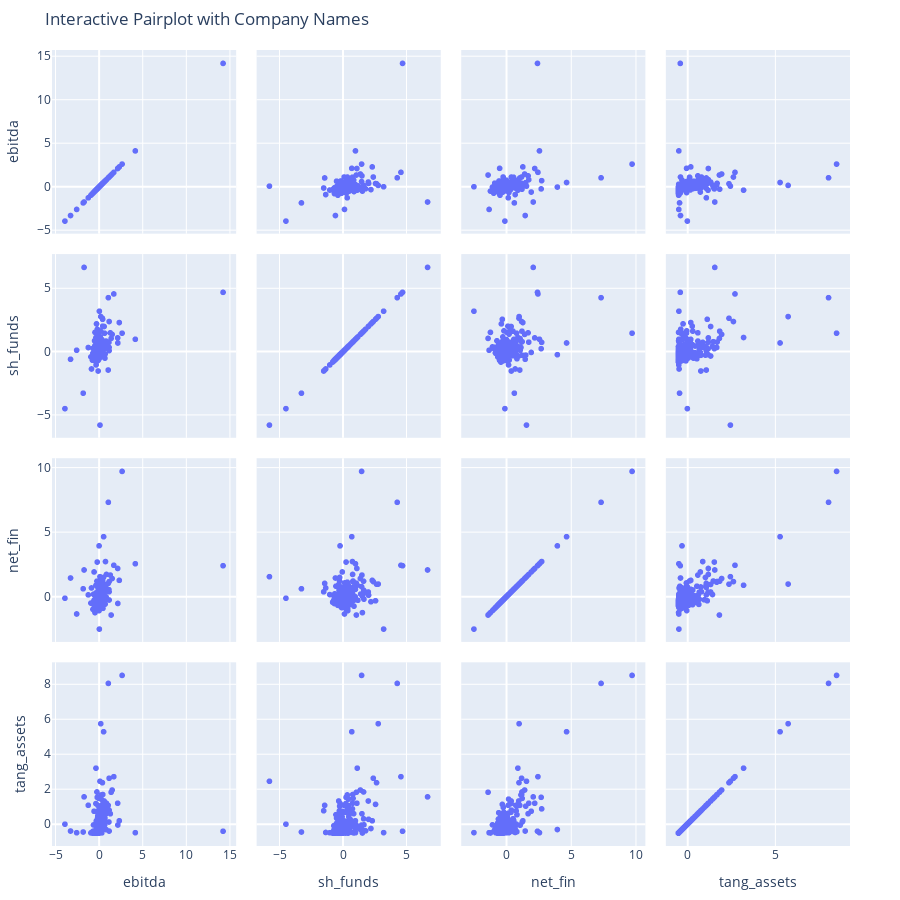

The notebook cell saved with this chart:
### Markdown cell above
# Pairplots

### Code cell
import plotly.express as px

# Select only numerical columns and include company name for hover info
selected_columns = ["name", "ebitda", "sh_funds", "net_fin", "tang_assets"]
df_selected = df[selected_columns]

# Create the scatter matrix with square aspect ratio
fig = px.scatter_matrix(
    df_selected,
    dimensions=["ebitda", "sh_funds", "net_fin", "tang_assets"],  # Numerical features
    hover_name="name",  # Show company name on hover
    title="Interactive Pairplot with Company Names",
)

# Set square layout by adjusting figure size
fig.update_layout(
    autosize=False,
    width=plot_size[0]*plotly_conv,  # Set width
    height=plot_size[1]*plotly_conv,  # Set height (same as width to enforce square shape)
    margin=dict(l=50, r=50, t=50, b=50),  # Adjust margins
)

# Show the plot
fig.show()

### Figure 1 — Plotly figure (JSON) as saved in the notebook; plotly's stock layout.template omitted (floating-point values rounded to 4 significant figures; data arrays with more than 128 entries replaced by an {"elided": "..."} marker saying what was removed)
{"data": [{"dimensions": [{"axis": {"matches": true}, "label": "ebitda", "values": {"elided": "323 float values"}}, {"axis": {"matches": true}, "label": "sh_funds", "values": {"elided": "323 float values"}}, {"axis": {"matches": true}, "label": "net_fin", "values": {"elided": "323 float values"}}, {"axis": {"matches": true}, "label": "tang_assets", "values": {"elided": "323 float values"}}], "hovertemplate": "<b>%{hovertext}</b><br><br>%{xaxis.title.text}=%{x}<br>%{yaxis.title.text}=%{y}<extra></extra>", "hovertext": {"elided": "323 str values"}, "legendgroup": "", "marker": {"color": "#636efa", "symbol": "circle"}, "name": "", "showlegend": false, "type": "splom"}], "layout": {"autosize": false, "dragmode": "select", "height": 900, "legend": {"tracegroupgap": 0}, "margin": {"b": 50, "l": 50, "r": 50, "t": 50}, "title": {"text": "Interactive Pairplot with Company Names"}, "width": 900}}
